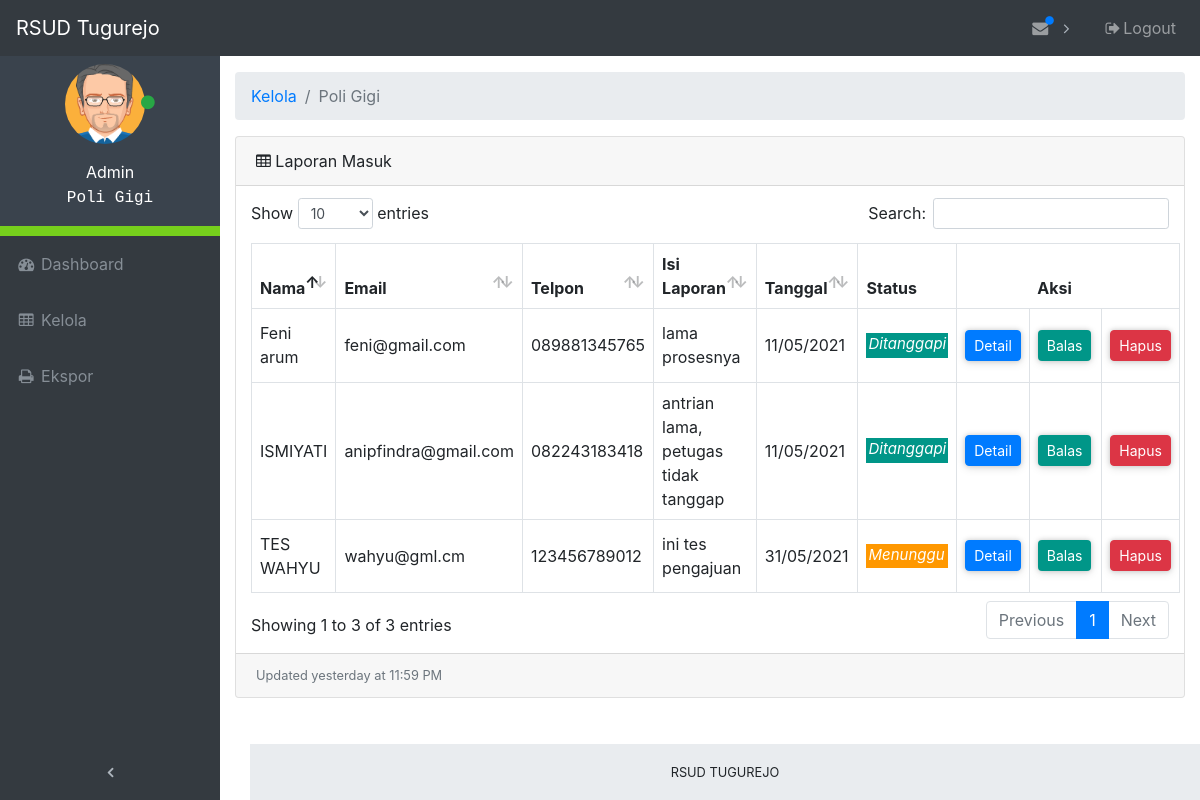
Screenshot of /admin/tables.php (signed in) with the database file from the repository.
### tables this page shows
CREATE TABLE IF NOT EXISTS `divisi` (
  `id_divisi` int(11) NOT NULL,
  `nama_divisi` varchar(64) NOT NULL,
  PRIMARY KEY (`id_divisi`)
);

CREATE TABLE IF NOT EXISTS `laporan` (
  `id` int(11) NOT NULL AUTO_INCREMENT,
  `nama` varchar(64) NOT NULL,
  `email` varchar(64) NOT NULL,
  `telpon` varchar(12) NOT NULL,
  `alamat` varchar(256) NOT NULL,
  `tujuan` int(11) NOT NULL,
  `isi` varchar(2048) NOT NULL,
  `tanggal` timestamp NOT NULL DEFAULT CURRENT_TIMESTAMP ON UPDATE CURRENT_TIMESTAMP,
  `status` varchar(12) NOT NULL,
  PRIMARY KEY (`id`),
  KEY `tujuan` (`tujuan`)
);

### admin/database.php (called while the page is built, shortened)
<?php
$db_host = "localhost";
$db_user = "root";
$db_pass = "";
$db_name = "pengaduan";
try {
    $db = new PDO("mysql:host=$db_host;dbname=$db_name", $db_user, $db_pass);
} catch(PDOException $e) {
    die("Terjadi masalah: " . $e->getMessage());
}
function logged_admin () {
    global $db, $admin_login, $divisi, $id_admin;
    $sql = "SELECT * FROM admin, divisi WHERE admin.username = :username AND admin.divisi = divisi.id_divisi";
    $stmt = $db->prepare($sql);
    $stmt->bindValue(':username', $admin_login);
    $stmt->execute();
    foreach ($stmt as $col) {
        $divisi = $col['nama_divisi'];
        $id_admin = $col['id_admin'];
    }
}

### admin/tables.php (the view, shortened to what this page needs)
<?php
    require_once("database.php");
    logged_admin ();
?>
<!DOCTYPE html>
<html lang="en">
<head>
    <link href="vendor/bootstrap/css/bootstrap.css" rel="stylesheet">
    <link href="vendor/font-awesome/css/font-awesome.min.css" rel="stylesheet" type="text/css">
    <link href="vendor/datatables/dataTables.bootstrap4.css" rel="stylesheet">
    <link href="css/admin.css" rel="stylesheet">
</head>
<body class="fixed-nav sticky-footer" id="page-top">
    <nav class="navbar navbar-expand-lg navbar-dark bg-dark fixed-top" id="mainNav">
        <a class="navbar-brand" href="index">RSUD Tugurejo</a>
        <div class="collapse navbar-collapse" id="navbarResponsive">
            <ul class="navbar-nav navbar-sidenav sidebar-menu" id="exampleAccordion">
                <li class="sidebar-profile nav-item" data-toggle="tooltip" data-placement="right" title="Admin">
                    <div class="profile-main">
                        <p class="image">
                            <img alt="image" src="images/avatar1.png" width="80">
                            <span class="status"><i class="fa fa-circle text-success"></i></span>
                        </p>
                        <p>
                            <span class="">Admin</span><br>
                            <span class="user" style="font-family: monospace;"><?php echo $divisi; ?></span>
                        </p>
                    </div>
                </li>
                <li class="nav-item" data-toggle="tooltip" data-placement="right" title="Dashboard">
                    <a class="nav-link" href="index">
                        <i class="fa fa-fw fa-dashboard"></i>
                        <span class="nav-link-text">Dashboard</span>
                    </a>
                </li>
                <li class="nav-item" data-toggle="tooltip" data-placement="right" title="Tables">
                    <a class="nav-link" href="tables">
                        <i class="fa fa-fw fa-table"></i>
                        <span class="nav-link-text">Kelola</span>
                    </a>
                </li>
                <li class="nav-item" data-toggle="tooltip" data-placement="right" title="Export">
                    <a class="nav-link" href="export">
                        <i class="fa fa-fw fa-print"></i>
                        <span class="nav-link-text">Ekspor</span>
                    </a>
                </li>
            </ul>
            <ul class="navbar-nav sidenav-toggler">
                <li class="nav-item">
                    <a class="nav-link text-center" id="sidenavToggler">
                        <i class="fa fa-fw fa-angle-left"></i>
                    </a>
                </li>
            </ul>
            <ul class="navbar-nav ml-auto">
                <li class="nav-item dropdown">
                    <a class="nav-link dropdown-toggle mr-lg-2" id="messagesDropdown" href="#" data-toggle="dropdown" aria-haspopup="true" aria-expanded="false">
                        <i class="fa fa-fw fa-envelope"></i>
                        <span class="indicator text-primary d-none d-lg-block">
                            <i class="fa fa-fw fa-circle"></i>
                        </span>
                    </a>
                    <?php
                        $statement = $db->query("SELECT * FROM laporan ORDER BY laporan.id DESC LIMIT 1");
                     ?>
                </li>
                <li class="nav-item">
                    <a class="nav-link" data-toggle="modal" data-target="#exampleModal">
                        <i class="fa fa-fw fa-sign-out"></i>Logout
                    </a>
                </li>
            </ul>
        </div>
    </nav>
    <div class="content-wrapper">
        <div class="container-fluid">
            <ol class="breadcrumb">
                <li class="breadcrumb-item">
                    <a href="#">Kelola</a>
                </li>
                <li class="breadcrumb-item active"><?php echo $divisi; ?></li>
            </ol>
            <div class="card mb-3">
                <div class="card-header">
                    <i class="fa fa-table"></i> Laporan Masuk
                </div>
                <div class="card-body">
                    <div class="table-responsive">
                        <table class="table table-bordered" id="dataTable">
                            <thead>
                                <tr>
                                    <th>Nama</th>
                                    <th>Email</th>
                                    <th>Telpon</th>
                                    <th>Isi Laporan</th>
                                    <th>Tanggal</th>
                                    <th class="sorting_asc_disabled sorting_desc_disabled">Status</th>
                                    <th class="th-no-border sorting_asc_disabled sorting_desc_disabled"></th>
                                    <th class="th-no-border sorting_asc_disabled sorting_desc_disabled" style="text-align:right">Aksi</th>
                                    <th class="sorting_asc_disabled sorting_desc_disabled"></th>
                                </tr>
                            </thead>
                            <tbody>
<?php
    if ($id_admin > 0) {
        $statement = $db->query("SELECT * FROM laporan, divisi WHERE laporan.tujuan = divisi.id_divisi AND laporan.tujuan = $id_admin ORDER BY laporan.id DESC");
    } else {
        $statement = $db->query("SELECT * FROM `laporan` ORDER BY id DESC");
    }
    foreach ($statement as $key ) {
        $mysqldate = $key['tanggal'];
        $phpdate = strtotime($mysqldate);
        $tanggal = date( 'd/m/Y', $phpdate);
        $status  = $key['status'];
        if($status == "Ditanggapi") {
            $style_status = "<p style=\"background-color:#009688;color:#fff;padding-left:2px;padding-right:2px;padding-bottom:2px;margin-top:16px;font-size:15px;font-style:italic;\">Ditanggapi</p>";
        } else {
            $style_status = "<p style=\"background-color:#FF9800;color:#fff;padding-left:2px;padding-right:2px;padding-bottom:2px;margin-top:16px;font-size:15px;font-style:italic;\">Menunggu</p>";
        }
?>
                                <tr>
                                    <td><?php echo $key['nama']; ?></td>
                                    <td><?php echo $key['email']; ?></td>
                                    <td><?php echo $key['telpon']; ?></td>
                                    <td><?php echo $key['isi']; ?></td>
                                    <td><?php echo $tanggal; ?></td>
                                    <td><?php echo $style_status; ?></td>
                                    <td class="td-no-border">
                                        <button type="button" class="btn btn-primary btn-sm btn-custom card-shadow-2" data-toggle="modal" data-target="#ModalDetail<?php echo $key['id']; ?>">
                                            Detail
                                        </button>
                                    </td>
                                    <td class="td-no-border">
                                        <button type="button" class="btn btn-primary-custom btn-sm btn-custom card-shadow-2" data-toggle="modal" data-target="#ModalBalas<?php echo $key['id']; ?>">
                                            Balas
                                        </button>
                                    </td>
                                    <td class="td-no-border">
                                        <button type="button" class="btn btn-danger btn-sm btn-custom card-shadow-2" data-toggle="modal" data-target="#ModalHapus<?php echo $key['id']; ?>">
                                            Hapus
                                        </button>
                                    </td>
                                </tr>
<?php
    }
?>
                            </tbody>
                        </table>
                    </div>
                </div>
                <div class="card-footer small text-muted">Updated yesterday at 11:59 PM</div>
            </div>
        </div>
        <footer class="sticky-footer">
            <div class="container">
                <div class="text-center">
                    <small>RSUD TUGUREJO</small>
                </div>
            </div>
        </footer>
    </div>
</body>
</html>

### admin/css/admin.css (style rules this page uses)
html { position: relative; min-height: 100%; }
body { overflow-x: hidden; }
body.sticky-footer { margin-bottom: 56px; }
body.sticky-footer .content-wrapper { min-height: calc(100vh - 56px - 56px); }
body.fixed-nav { padding-top: 56px; }
.content-wrapper { min-height: calc(100vh - 56px); padding-top: 1rem; }
#mainNav .navbar-collapse { overflow: auto; max-height: 75vh; }
#mainNav .navbar-collapse .navbar-nav .nav-item .nav-link { cursor: pointer; }
#mainNav .navbar-collapse .sidenav-toggler { display: none; }
#mainNav .navbar-collapse .navbar-nav > .nav-item.dropdown > .nav-link { position: relative; min-width: 45px; }
#mainNav .navbar-collapse .navbar-nav > .nav-item.dropdown > .nav-link:after { float: right; width: auto; content: '\f105'; border: none; font-family: 'FontAwesome'; }
#mainNav .navbar-collapse .navbar-nav > .nav-item.dropdown > .nav-link .indicator { position: absolute; top: 5px; left: 21px; font-size: 10px; }
@media (min-width: 992px) { #mainNav .navbar-brand { width: 250px; } }
@media (min-width: 992px) { #mainNav .navbar-collapse { overflow: visible; max-height: none; } }
@media (min-width: 992px) { #mainNav .navbar-collapse .navbar-sidenav { position: absolute; top: 0; left: 0; -webkit-flex-direction: column; -ms-flex-direction: column; flex-direction: column; margin-top: 56px; } }
@media (min-width: 992px) { #mainNav .navbar-collapse .navbar-sidenav > .nav-item { width: 220px; padding: 0; } }
@media (min-width: 992px) { #mainNav .navbar-collapse .navbar-sidenav > .nav-item > .nav-link { padding: 1em; } }
@media (min-width: 992px) { #mainNav .navbar-collapse .navbar-nav > .nav-item.dropdown > .nav-link { min-width: 0; } }
@media (min-width: 992px) { #mainNav .navbar-collapse .navbar-nav > .nav-item.dropdown > .nav-link:after { width: 24px; text-align: center; } }
#mainNav.fixed-top .sidenav-toggler { display: none; }
@media (min-width: 992px) { #mainNav.fixed-top .navbar-sidenav { height: calc(110vh - 112px); } }
@media (min-width: 992px) { #mainNav.fixed-top .sidenav-toggler { position: absolute; top: 0; left: 0; display: flex; -webkit-flex-direction: column; -ms-flex-direction: column; flex-direction: column; margin-top: calc(100vh - 56px); } }
@media (min-width: 992px) { #mainNav.fixed-top .sidenav-toggler > .nav-item { width: 220px; padding: 0; } }
@media (min-width: 992px) { #mainNav.fixed-top .sidenav-toggler > .nav-item > .nav-link { padding: 1em; } }
#mainNav.fixed-top.navbar-dark .sidenav-toggler a i { color: #adb5bd; }
.content-wrapper { overflow-x: hidden; background: white; }
@media (min-width: 992px) { .content-wrapper { margin-left: 220px; } }
#sidenavToggler i { font-weight: 800; }
#mainNav.navbar-dark .navbar-collapse .navbar-sidenav > .nav-item > .nav-link { color: #868e96; }
#mainNav.navbar-dark .navbar-collapse .navbar-nav > .nav-item.dropdown > .nav-link:after { color: #adb5bd; }
@media (min-width: 992px) { #mainNav.navbar-dark .navbar-collapse .navbar-sidenav { background: #343a40; } }
footer.sticky-footer { position: absolute; right: 0; bottom: 0; width: 100%; height: 56px; background-color: #e9ecef; line-height: 55px; }
@media (min-width: 992px) { footer.sticky-footer { width: calc(100% - 250px); } }
ul.sidebar-menu li.sidebar-profile { background-color: #3A434D; padding: 10px; color: #fff; text-align: center; border-bottom: 10px solid #76CF1C; }
ul.sidebar-menu li.sidebar-profile .image img { border-radius: 60%; }
ul.sidebar-menu li.sidebar-profile .status { margin-top: -10px; font-size: 7; margin-left: -9px; }
ul.sidebar-menu li.sidebar-profile .profile-main { margin-top: 8px; }
.btn-custom { display: inline-block; }
table th.th-no-border { border: none; }
.card-shadow-2 { border-radius: 4px; box-shadow: 0 0px 5px 0 rgba(0, 0, 0, 0.16), 0 2px 10px 0 rgba(0, 0, 0, 0.12); }
.btn-primary-custom { color: #fff; background-color: #009688; }

### rows the page displays
laporan: nama "TES WAHYU", email "wahyu@gml.cm", telpon "123456789012", isi "ini tes pengajuan", tanggal "31/05/2021", status "Menunggu"
laporan: nama "ISMIYATI", email "anipfindra@gmail.com", telpon "082243183418", isi "antrian lama, petugas tidak tanggap", tanggal "11/05/2021", status "Ditanggapi"
laporan: nama "Feni arum", email "feni@gmail.com", telpon "089881345765", isi "lama prosesnya", tanggal "11/05/2021", status "Ditanggapi"

### other values shown
$divisi "Poli Gigi"
